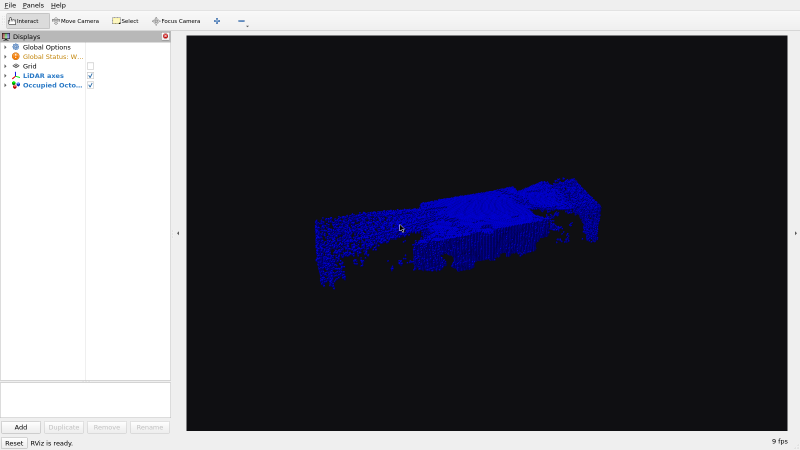
#> input picture results/approach_2/HcMR_lab/octomap/02_final_isometric.png, 1600 x 900 px (shown at 1/2 size)
$ python -i refit_and_qa_rviz.py   (imports and definitions only)
#> lines starting #> are read from the running program, lines starting #| are printed output that depends on the picture; after the words box and inside, x2 and y2 are one past the last pixel; in counts of white or black regions, pixels touching at a corner belong together
#!/usr/bin/env python3
"""Prepare trajectory-fitted RViz cameras and QA final Approach 3 captures.

This utility does not modify map geometry. It only computes deterministic RViz
camera framing from recorded odometry extents and validates the resulting PNG
captures. The fixed mapping extrinsic remains documented separately.

The QA command always writes its report and returns successfully so that failed
metrics are preserved as evidence by CI. A FAIL in the report is a diagnostic
result to investigate; it is not silently converted into a PASS.
"""
from __future__ import annotations

import argparse
import csv
import json
import re
from pathlib import Path

import numpy as np


# [54 lines left out: functions load_xy, fit_camera, not called in this run]


def ascii_mask(mask: np.ndarray, h: int = 32, w: int = 76, gain: float = 10.0) -> str:
    chars = " .:-=+*#%@"
    H, W = mask.shape
    yy = np.linspace(0, H, h + 1, dtype=int)
    xx = np.linspace(0, W, w + 1, dtype=int)
    lines = []
    for i in range(h):
        row = []
        for j in range(w):
            block = mask[yy[i] : yy[i + 1], xx[j] : xx[j + 1]]
            value = float(block.mean()) if block.size else 0.0
            idx = min(len(chars) - 1, int(round(value * (len(chars) - 1) * gain)))
            row.append(chars[idx])
        lines.append("".join(row).rstrip())
    return "\n".join(lines)


def image_metrics(path: Path) -> dict:
    from PIL import Image
    from scipy import ndimage

    rgb = np.asarray(Image.open(path).convert("RGB"), dtype=np.uint8)
#> rgb is the input picture: shape (900, 1600, 3); mean R, G, B 92.4, 92.4, 100.4
    H, W = rgb.shape[:2]
#> H = 900; W = 1600
    if H < 700 or W < 1200:
        raise RuntimeError(f"unexpected RViz capture dimensions {W}x{H}: {path}")
    viewport = rgb[55 : H - 35, 320:W]
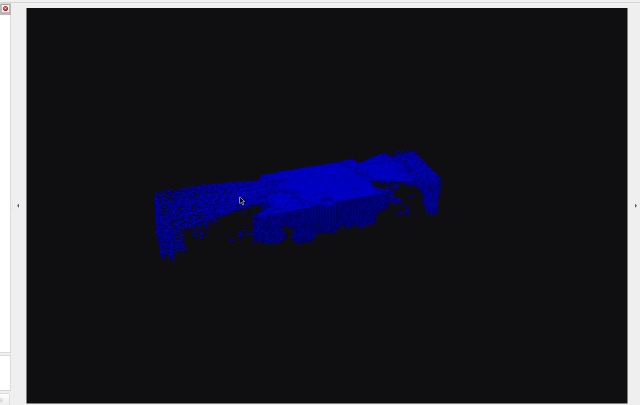
#> viewport: shape (810, 1280, 3) (shown at 1/2 size); mean R, G, B 32.9, 32.9, 43.9
    blue = (viewport[:, :, 2] > 180) & (viewport[:, :, 0] < 80) & (viewport[:, :, 1] < 80)
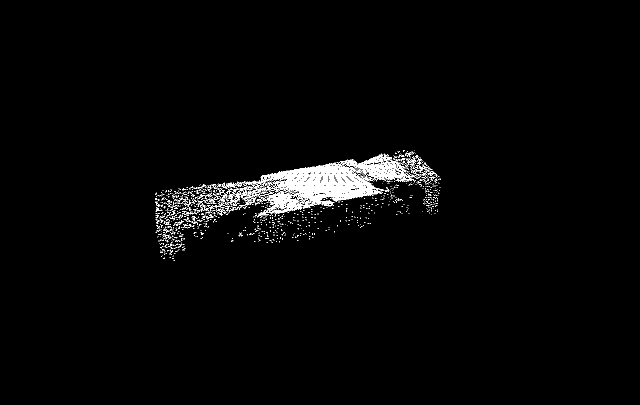
#> blue: shape (810, 1280) bool (shown at 1/2 size); 1.7% white in thin lines or dots, all inside (x1, y1, x2, y2) = (310, 300, 882, 522)
    blue = ndimage.binary_opening(blue, structure=np.ones((2, 2)))
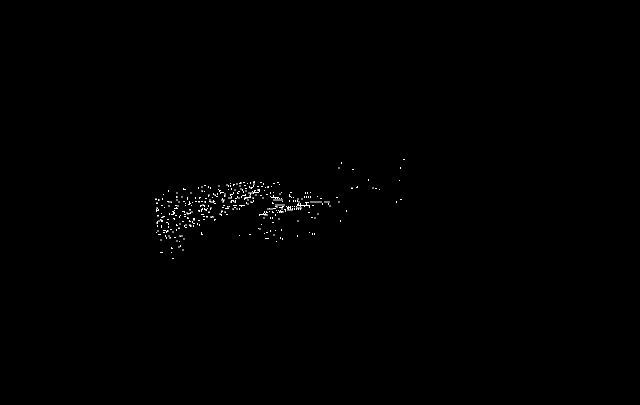
#> blue: shape (810, 1280) bool (shown at 1/2 size); 0.21% white in thin lines or dots, all inside (x1, y1, x2, y2) = (311, 318, 809, 518)
    fraction = float(blue.mean())
#> fraction = 0.00211
    if blue.any():
        ys, xs = np.nonzero(blue)
#> ys = 2183 values from 318 to 517; xs = 2183 values, max 808 at index 1, min 311 at index 664, mean 474.5
        bbox = [
            float((xs.max() - xs.min() + 1) / blue.shape[1]),
            float((ys.max() - ys.min() + 1) / blue.shape[0]),
        ]
#> bbox = [0.389, 0.247]
        centroid = [float(xs.mean() / blue.shape[1]), float(ys.mean() / blue.shape[0])]
#> centroid = [0.371, 0.51]
    else:
        bbox = [0.0, 0.0]
        centroid = [0.0, 0.0]
    labels, n = ndimage.label(blue)
#> labels: shape (810, 1280) int32; 414 distinct labels, from 0 to 413
#> n = 413
    sizes = np.bincount(labels.ravel())[1:] if n else np.asarray([], dtype=int)
#> sizes = 413 values, max 27 at index 279, min 4 at index 0, mean 5.29
    large = sizes[sizes >= 20]
#> large = [20, 22, 20, 27, 22]
    return {
        "image_size_px": [W, H],
        "blue_octomap_fraction": fraction,
        "blue_bbox_fraction_xy": bbox,
        "blue_centroid_normalized_xy": centroid,
        "blue_components_ge_20px": int(len(large)),
        "ascii": ascii_mask(blue),
    }
#> after the loop in ascii_mask, `for i in range(h):`: lines = 32 items, first 6: '', '', '', '', '', ''


# [79 lines left out: functions qa, main, not called in this run]


# [2 lines not run here, left out]

>>> result = image_metrics('../../results/approach_2/HcMR_lab/octomap/02_final_isometric.png')
#> result = 6 items
